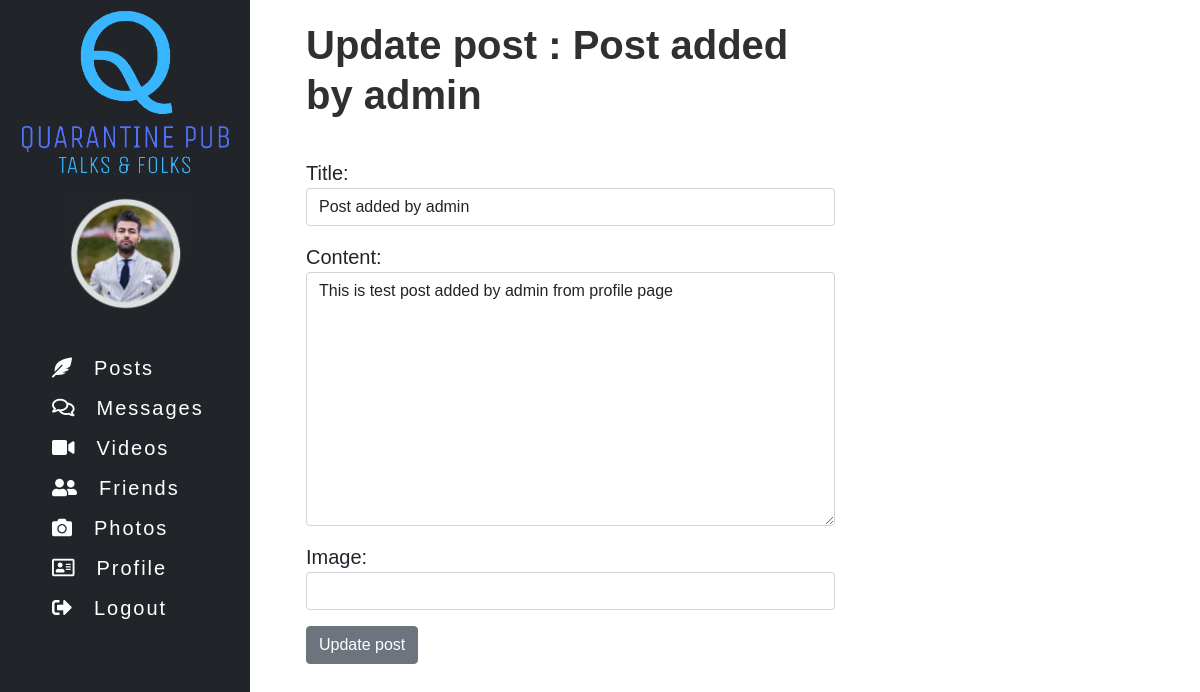
/update_post/22/ (signed in), run on the app's committed database.
### core/models.py (models this page shows, shortened)
class TimeStampMixin(models.Model):
    created_at = models.DateTimeField(auto_now_add=True)
    updated_at = models.DateTimeField(auto_now=True)
    class Meta:
        abstract = True

class Post(TimeStampMixin):
    title = models.CharField(max_length=100, null=False, blank=False)
    content = models.TextField(null=False, blank=False)
    image = models.CharField(max_length=255, null=True, blank=True)
    user_id = models.ForeignKey(settings.AUTH_USER_MODEL, null=True, on_delete=models.SET_NULL, blank=False)
    views = models.PositiveIntegerField(default=0, null=False, blank=True)

### core/views.py (the view)
# urls.py: path('update_post/<int:pk>/', PostUpdate.as_view(), name='update_post'),
class PostUpdate(LoginRequiredMixin, UpdateView):
        model = Post
        context_object_name = 'post_data'
        template_name = "../core/update_post.html"
        form_class = PostForm
        def get_object(self, queryset=None):
            obj = super(PostUpdate, self).get_object(queryset)
            if obj.user_id != self.request.user:
                raise Http404('You are not own this post')
            return obj

### core/forms.py
class PostForm(forms.ModelForm):
    class Meta:
        model = Post
        fields = ('title', 'content', 'image')
        widgets = {
            'title': forms.TextInput(attrs={'class': 'form-control',}),
            'content': forms.Textarea(attrs={'class': 'form-control',}),
            'image': forms.TextInput(attrs={'class': 'form-control'}),
        }

### templates/core/update_post.html (shortened to what this page needs)
{% extends 'base.html' %}
{% block content %}
<div class="col offset-3" id="posts">
    <article class="post">
        <h1 class="post-title">
        <a href="#" class="post_title">Update post : {{ post_data.title }}</a>
        </h1>
        <br>
    <form method="POST" action=".">
    {{ form.as_p }}
    <button class='btn btn-secondary'>Update post</button>
    </form>
    </article>
</div>
{% endblock content %}

### static/core/css/main.css (style rules this page uses)
.post_title { line-height: 1.25; font-family: "pt sans", Helvetica, Arial, sans-serif; font-size: 40px; font-style: normal; font-variant-caps: normal; font-variant-east-asian: normal; font-variant-ligatures: normal; font-variant-numeric: normal; font-weight: 700; text-decoration: none; color: #303030; }
.post { display: block; margin-bottom: 4em; margin-top: 1em; max-width: 60%; min-width: 20%; line-height: 1.5; font-family: "pt sans", Helvetica, Arial, sans-serif; font-size: 20px; font-style: normal; font-variant-caps: normal; font-variant-east-asian: normal; font-variant-ligatures: normal; font-variant-numeric: normal; font-weight: 400; }
@media (min-width: 1002px) and (max-width: 1600px) { .post { max-width: 60%; min-width: 20%; } }

### data on the page
Post: title "Post added by admin", content "This is test post added by admin from profile page"
